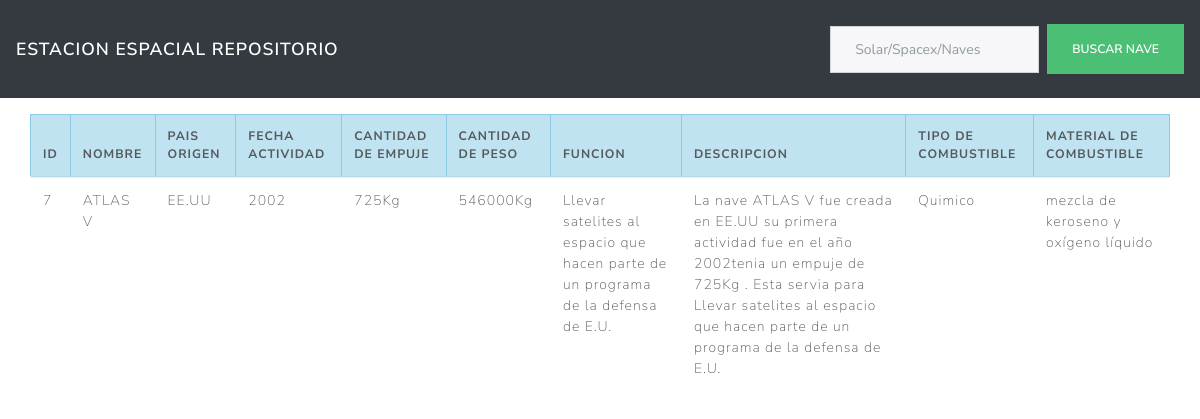
The app's page /?tipo=Lanzadera&c=naveInformacion&id=7 with its own data.
### tables this page shows
CREATE TABLE "lanzaderas" (
	"id_lanzadera"	INTEGER,
	"descripcion"	TEXT,
	"combustible_tipo"	TEXT,
	"combustible_material"	TEXT,
	"unidad_medida_masa"	TEXT,
	"id_nave"	NUMERIC,
	PRIMARY KEY("id_lanzadera" AUTOINCREMENT),
	FOREIGN KEY("id_nave") REFERENCES naves 
);

CREATE TABLE "naves" (
	"id_nave"	INTEGER,
	"tipo"	TEXT,
	"nombre"	TEXT,
	"pais_origen"	TEXT,
	"fecha_actividad"	INTEGER,
	"cantidad_empuje"	INTEGER,
	"cantidad_peso"	INTEGER,
	"funcion"	TEXT,
	PRIMARY KEY("id_nave" AUTOINCREMENT)
);

### controller/control.php (called while the page is built, shortened)
<?php
include_once 'model/nave.php';
class control {
    public function __construct($bd)
    {
        $this->MODEL = new nave($bd);
    }
    public function naveInformacion() {
        include_once 'view/naveInformacion.php';
    }
}
?>

### config/conexion.php (called while the page is built, shortened)
<?php
class conexion {
    public static function conectar($bd_selected) {
       switch($bd_selected) {
            case "SQLITE":
         $x = new PDO("sqlite:SQLite.sqlite");
           break;
       }
        $x->setAttribute(PDO::ATTR_ERRMODE, PDO::ERRMODE_EXCEPTION);
        return $x;
    }
}
?>

### model/nave.php (called while the page is built, shortened)
<?php
class nave {
    public $CNX;
    public function __construct($bd_selected)
    {
        try {
            $this->CNX = conexion::conectar($bd_selected);
        } catch(Exception $e) {
            die($e->getMessage());
        }
    }
    public function obtenerNaveInformacion($id, $tipo_nave) {
        switch($tipo_nave) {
          case "Lanzadera":
            $query = "SELECT * FROM naves
             INNER JOIN lanzaderas ON naves.id_nave = lanzaderas.id_nave AND naves.id_nave = $id AND lanzaderas.id_nave = $id";
            break;
        }
        try{
            $smt = $this->CNX->prepare($query);
            $smt->execute();
            return $smt->fetch(PDO::FETCH_OBJ);
        }catch(Exception $e) {
            die($e->getMessage());
        }
    }
    }
?>

### view/naveInformacion.php (the view, shortened to what this page needs)
<?php
if(isset($_GET['id']) && isset($_GET['tipo'])) {
    $id_nave = $_GET['id'];
    $tipo_nave = $_GET['tipo'];
}
?>
<!DOCTYPE html>
<html>
    <head>
    <link rel="stylesheet" href="https://bootswatch.com/4/lux/bootstrap.min.css">
</head>
<body>
    <nav class="navbar navbar-expand-lg navbar-dark bg-dark">
      <a class="navbar-brand" href="#">ESTACION ESPACIAL REPOSITORIO</a>
      <div class="collapse navbar-collapse" id="navbarSupportedContent">
        <ul class="navbar-nav ml-auto">
          <form class="form-inline my-2 my-lg-0">
            <input name="search" id="search" class="form-control mr-sm-2" type="search" placeholder="Solar/Spacex/Naves" aria-label="Search">
            <button class="btn btn-success my-2 my-sm-0" type="submit">Buscar nave</button>
          </form>
      </div>
    </nav>
    <div class="container">
      <div class="row p-7">
        <div class="col-md-12 py-2">
          </div>
          <table class="table table-bordered table-sm">
            <thead>
              <tr class="table-info">
                <th>ID</th>
                <th>Nombre</th>
                <th>Pais Origen</th>
                <th>Fecha actividad</th>
                <th>Cantidad de empuje</th>
                <th>Cantidad de peso</th>
                <th>Funcion</th>
             <?php if(isset($_GET['tipo'])) {
              $tipo = $_GET['tipo'];
              switch($tipo) {
                case "Lanzadera":
                  echo "<th>Descripcion</th>";
                  echo "<th>Tipo de combustible</th>";
                  echo "<th>Material de combustible</th>";
                  break;
              }
             } ?>
            </thead>
            <tbody id="naves" class="table-light">
            <?php
            if(isset($tipo_nave) && isset($id_nave)){
             $nave =  $this->MODEL->obtenerNaveInformacion($id_nave, $tipo_nave);
                echo "<td>$id_nave</td>";
                echo "<td>$nave->nombre</td>";
                echo "<td>$nave->pais_origen</td>";
                echo "<td>$nave->fecha_actividad</td>";
                echo "<td>$nave->cantidad_empuje$nave->unidad_medida_masa</td>";
                echo "<td>$nave->cantidad_peso$nave->unidad_medida_masa</td>";
                echo "<td>$nave->funcion</td>";
                echo "<td>$nave->descripcion</td>";
                switch($tipo_nave) {
                 case "Lanzadera":
                  echo "<td>$nave->combustible_tipo</td>";
                  echo "<td>$nave->combustible_material</td>";
                  break;
                }
            }
            ?>
            </tbody>
          </table>
        </div>
      </div>
</body>
</html>

### records on screen
lanzaderas: id_nave.nombre "ATLAS V", id_nave.pais_origen "EE.UU", id_nave.fecha_actividad "2002", id_nave.cantidad_empuje "725", unidad_medida_masa "Kg", id_nave.cantidad_peso "546000", id_nave.funcion "Llevar satelites al espacio que hacen parte de un programa de la defensa de E.U.", descripcion "La nave ATLAS V fue creada en EE.UU su primera actividad fue en el año 2002tenia un empuje de 725Kg . Esta servia para Llevar satelites al espacio que hacen parte de un programa de la defensa de E.U.", combustible_tipo "Quimico", combustible_material "mezcla de keroseno y oxígeno líquido"

### other values on screen
$id_nave "7"
